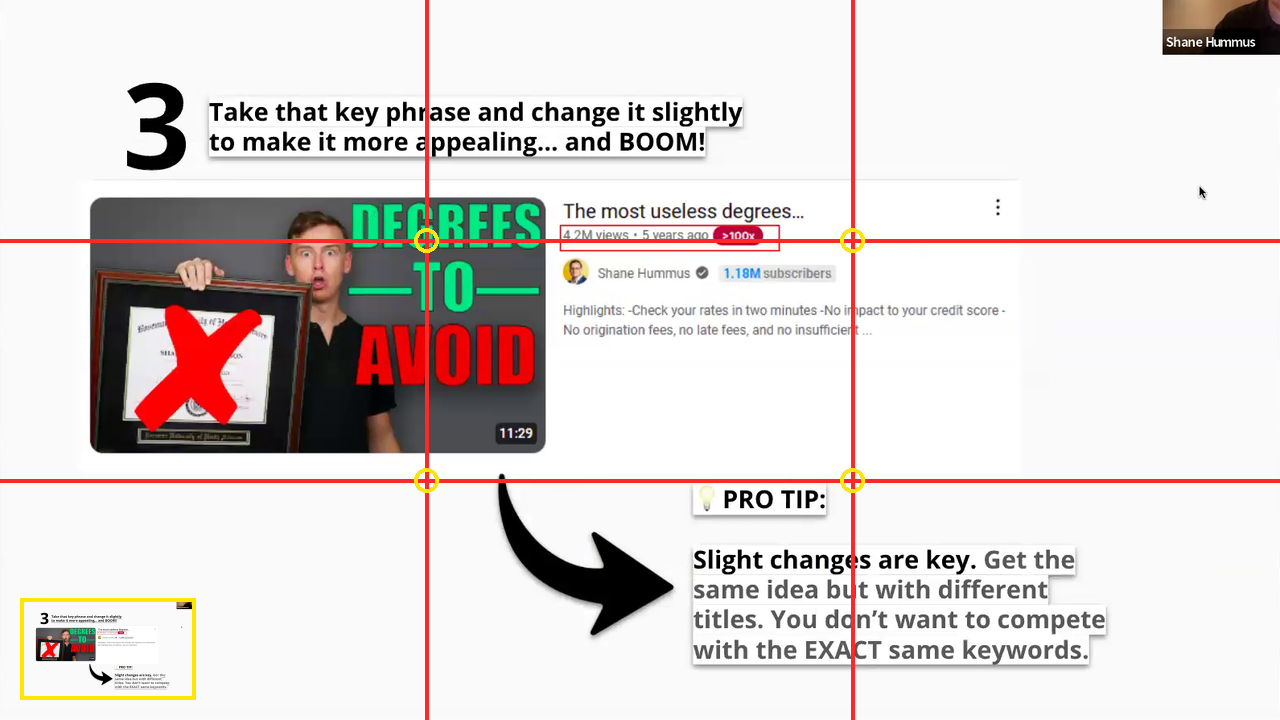
#> input picture cge_engine/sample_thumbnail_audit.png, 1280 x 720 px
$ python thumbnail_analyzer.py -i sample_thumbnail_audit.png
#> lines starting #> are read from the running program, lines starting #| are printed output that depends on the picture
#!/usr/bin/env python3
"""
CGE Thumbnail Analyzer & Visual Rule-of-Thirds Inspector
========================================================
Reverse-engineered & 10x upgraded local computer-vision implementation of:
- Shane Hummus's `Thumbnail Analyzer by Content Growth Engine` GPT
- `High-converting Thumbnail Toolkit™` (`slide_133` - `slide_134`):
  1. Rule of Thirds Grid Alignment (Right 1/3 Face/Eyes Anchor vs Left 2/3 Prop/Text Zone)
  2. Visual Clutter & Edge Density Score (Penalizes >3 competing visual clusters)
  3. High-Contrast & Color Pop Score (Luminance standard deviation + HSV saturation)
  4. Mobile Feed Squint Test (`168x94px` legibility survival score)
  5. Title-to-Thumbnail Text Redundancy Check (Ensures thumbnail complements rather than repeats title)
  6. Generates an annotated `*_audit_overlay.png` with red 3x3 Rule-of-Thirds grid lines & focal zone heat scores.

Usage:
  python cge_engine/thumbnail_analyzer.py --image "slides/slide_133_01-45-26.png" --title "10 Most Worthless College Majors" --thumb-text "DEGREES TO AVOID"
"""

import argparse
import json
import os
import re
import sys
from typing import Dict, Any, Set

if os.path.exists(r"H:\TTS\venv\Lib\site-packages"):
    sys.path.insert(0, r"H:\TTS\venv\Lib\site-packages")

import numpy as np
from PIL import Image, ImageDraw, ImageFilter


STOPWORDS: Set[str] = {
    "the", "a", "an", "to", "in", "on", "of", "for", "and", "or", "with", "by", "at", "from", "is", "are", "this", "that"
}


def tokenize_words(text: str) -> Set[str]:
    words = re.findall(r"[a-zA-Z0-9$]+", text.lower())
    return {w for w in words if w not in STOPWORDS and len(w) > 1}


def analyze_thumbnail(
    image_path: str,
    video_title: str = "",
    thumb_text: str = "",
    output_overlay_path: str = "",
) -> Dict[str, Any]:
#> called with image_path = 'sample_thumbnail_audit.png', video_title = '', thumb_text = '', output_overlay_path = ''
    img = Image.open(image_path).convert("RGB")
#> img is the input picture: PIL image 1280x720 RGB; mean R, G, B 222.2, 215.3, 213.6
    # Standardize to 1280x720 (16:9 YouTube aspect ratio) for analysis
    img_720 = img.resize((1280, 720), Image.Resampling.LANCZOS)
    arr = np.asarray(img_720, dtype=np.float32) / 255.0

    # 1. Luminance & Contrast Score (20 pts)
    lum = 0.299 * arr[:, :, 0] + 0.587 * arr[:, :, 1] + 0.114 * arr[:, :, 2]
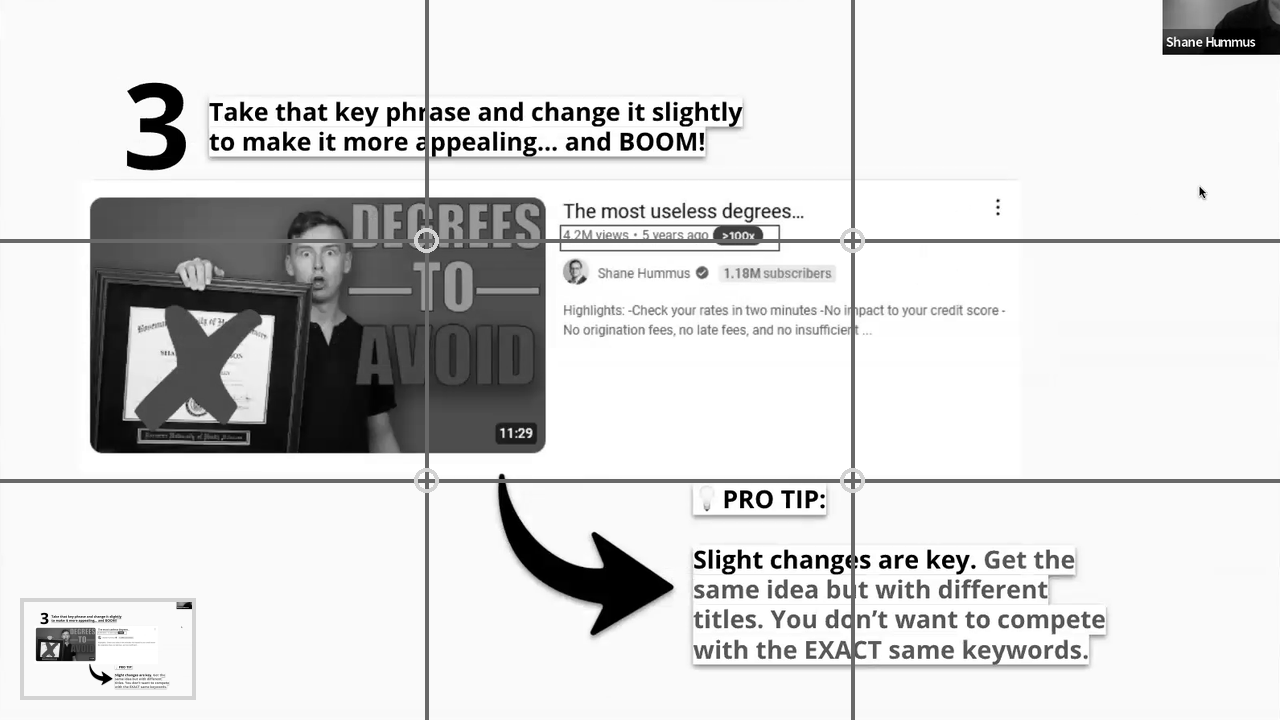
#> lum: shape (720, 1280) float32; min 0, max 1, mean 0.852
    contrast_std = float(np.std(lum))
#> contrast_std = 0.28
    p95_p05 = float(np.percentile(lum, 95) - np.percentile(lum, 5))
#> p95_p05 = 0.849
    # Ideal std is >= 0.26, dynamic range >= 0.70
    contrast_score = min(20.0, round((contrast_std / 0.28) * 12.0 + (p95_p05 / 0.75) * 8.0, 1))
#> contrast_score = 20

    # 2. Color Saturation Pop (15 pts)
    max_c = np.max(arr, axis=2)
    min_c = np.min(arr, axis=2)
    delta = max_c - min_c
    sat = np.where(max_c > 1e-5, delta / np.maximum(max_c, 1e-5), 0.0)
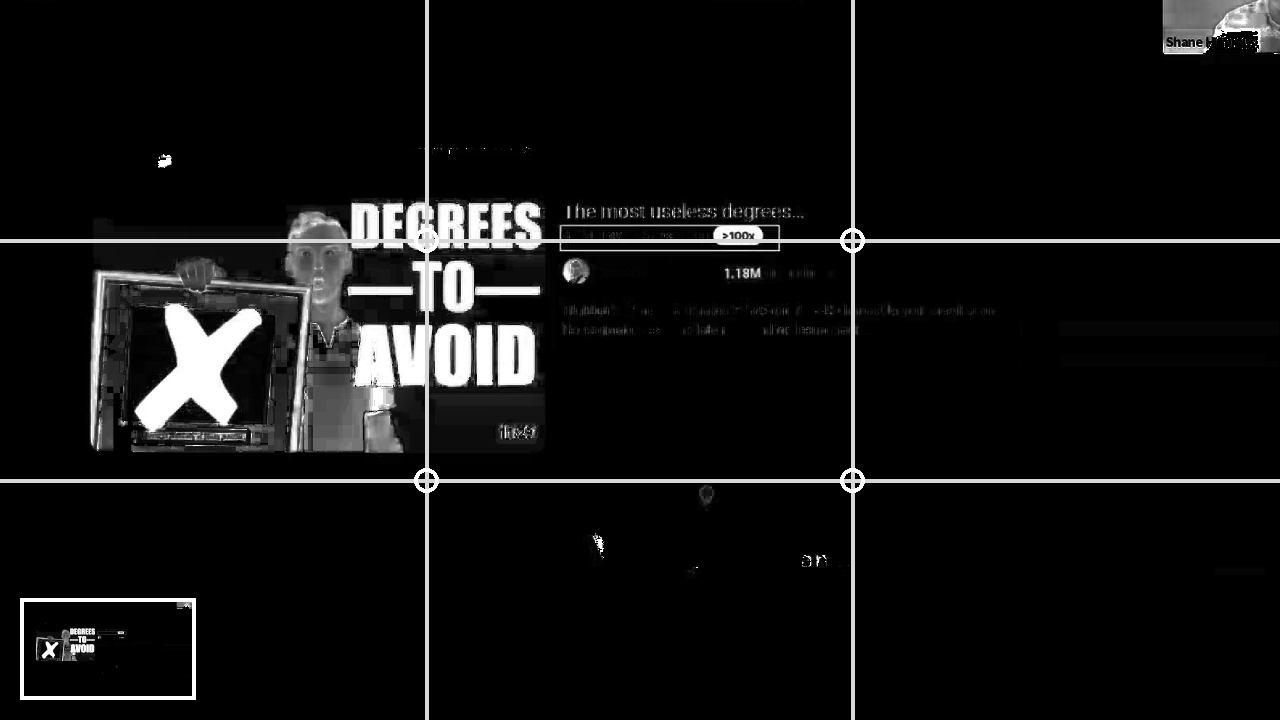
#> sat: shape (720, 1280) float32; min 0, max 1, mean 0.0682
    mean_sat = float(np.mean(sat))
#> mean_sat = 0.0682
    p90_sat = float(np.percentile(sat, 90))
#> p90_sat = 0.13
    saturation_score = min(15.0, round((mean_sat / 0.35) * 8.0 + (p90_sat / 0.80) * 7.0, 1))
#> saturation_score = 2.7

    # 3. Edge Density / Visual Clutter Check & Rule-of-Thirds Asymmetry (25 pts)
    gx = np.abs(np.diff(lum, axis=1, prepend=lum[:, :1]))
    gy = np.abs(np.diff(lum, axis=0, prepend=lum[:1, :]))
    edges = np.hypot(gx, gy)
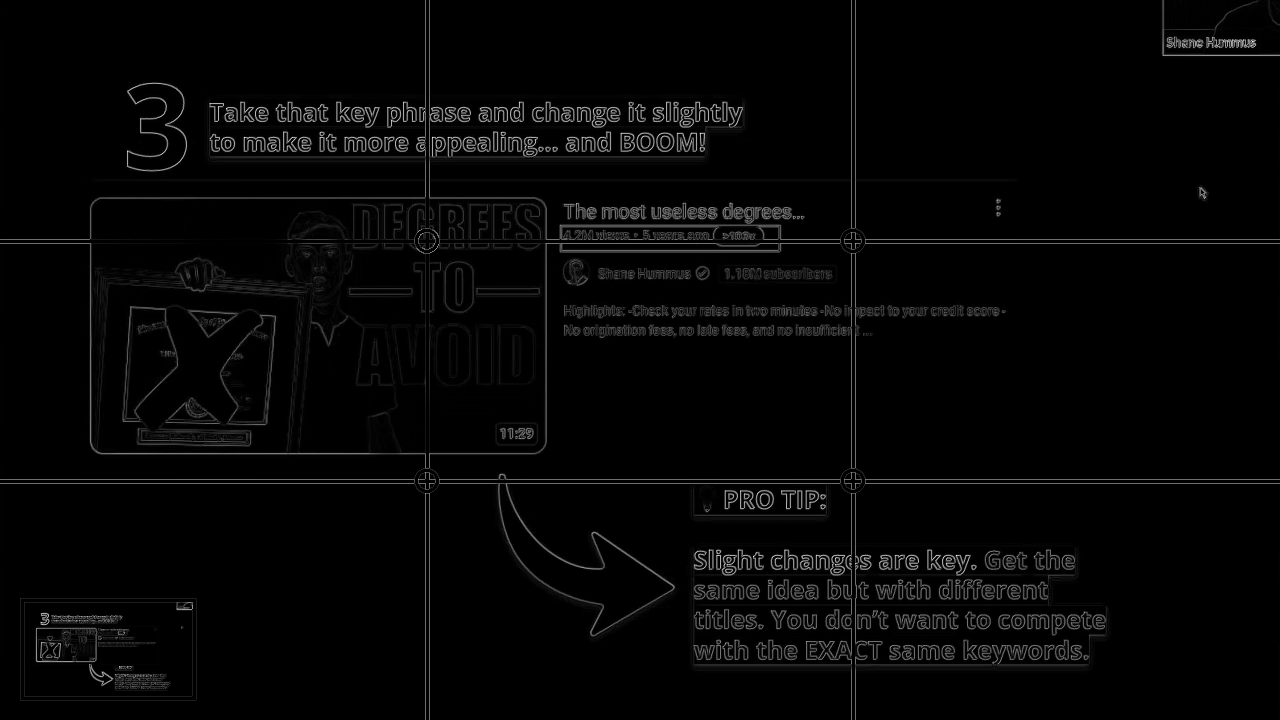
#> edges: shape (720, 1280) float32; min 0, max 1.31, mean 0.0294; drawn with min black and max white
    edge_mean = float(np.mean(edges))
#> edge_mean = 0.0294

    # Divide into 3x3 Rule-of-Thirds Grid
    h, w = lum.shape
#> h = 720; w = 1280
    h3, w3 = h // 3, w // 3
#> h3 = 240; w3 = 426
    grid_energy = np.zeros((3, 3), dtype=np.float32)
    for r in range(3):
        for c in range(3):
            patch = edges[r * h3 : (r + 1) * h3, c * w3 : (c + 1) * w3]
            grid_energy[r, c] = float(np.mean(patch))
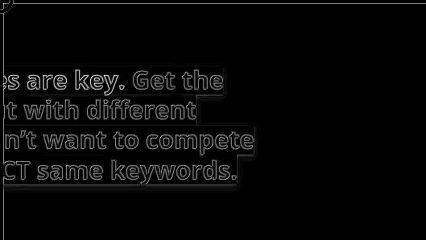
#> patch: shape (240, 426) float32; min 0, max 1.18, mean 0.0364; drawn with min black and max white
#> after the loop, grid_energy = [[0.0329, 0.0544, 0.0108], [0.031, 0.0332, 0.00903], [0.0149, 0.0426, 0.0364]]

    right_third_energy = float(np.mean(grid_energy[:, 2]))
#> right_third_energy = 0.0187
    left_two_thirds_energy = float(np.mean(grid_energy[:, :2]))
#> left_two_thirds_energy = 0.0348
    # Penalize extreme clutter (edge_mean > 0.085) or completely flat image (< 0.015)
    if 0.020 <= edge_mean <= 0.075:
        clutter_score = 15.0
    elif edge_mean > 0.075:
        clutter_score = max(4.0, round(15.0 - (edge_mean - 0.075) * 180.0, 1))
    else:
        clutter_score = max(5.0, round((edge_mean / 0.020) * 15.0, 1))

    # Rule-of-thirds focal balance (10 pts)
    focal_ratio = max(right_third_energy, left_two_thirds_energy) / max(
        min(right_third_energy, left_two_thirds_energy), 1e-4
    )
#> focal_ratio = 1.86
    thirds_score = min(10.0, round(10.0 if 1.05 <= focal_ratio <= 2.5 else 7.0, 1))
#> thirds_score = 10
    composition_score = round(clutter_score + thirds_score, 1)
#> composition_score = 25

    # 4. Mobile Squint Legibility Survival (`168x94px` downscale vs upscale loss) (20 pts)
    mobile_small = img_720.resize((168, 94), Image.Resampling.BOX)
    mobile_back = mobile_small.resize((1280, 720), Image.Resampling.BILINEAR)
    arr_back = np.asarray(mobile_back, dtype=np.float32) / 255.0
    lum_back = 0.299 * arr_back[:, :, 0] + 0.587 * arr_back[:, :, 1] + 0.114 * arr_back[:, :, 2]
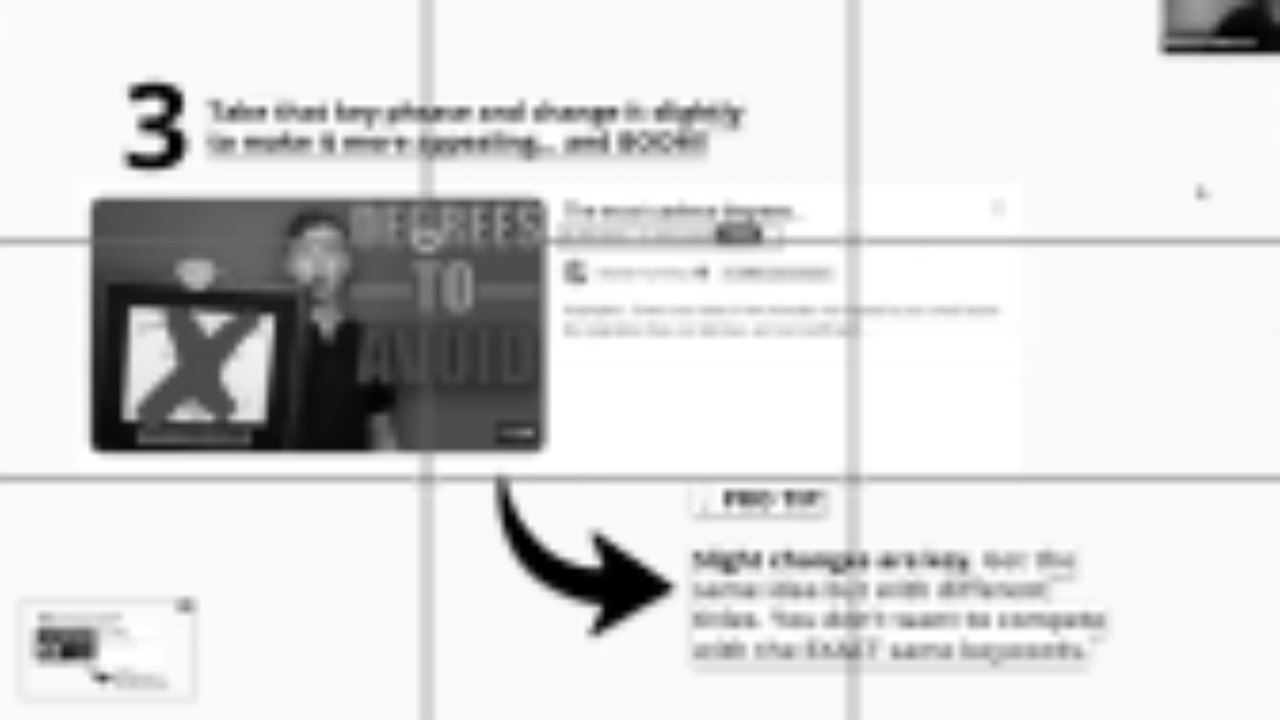
#> lum_back: shape (720, 1280) float32; min 0, max 1, mean 0.852
    # How much contrast survives at 168x94px?
    mobile_contrast_retention = float(np.std(lum_back)) / max(contrast_std, 1e-4)
#> mobile_contrast_retention = 0.879
    mobile_score = min(20.0, round(mobile_contrast_retention * 21.0, 1))
#> mobile_score = 18.5

    # 5. Text Economy & Title Synergy Check (20 pts)
    words_thumb = re.findall(r"\S+", thumb_text.strip()) if thumb_text.strip() else []
    word_count = len(words_thumb)
    if word_count == 0:
        text_len_score = 9.0  # Visual-only thumbnail is fine, or text not supplied
    elif 1 <= word_count <= 4:
        text_len_score = 10.0
    elif word_count <= 6:
        text_len_score = 6.0
    else:
        text_len_score = 2.0

    t_tokens = tokenize_words(video_title)
    th_tokens = tokenize_words(thumb_text)
    overlap = t_tokens.intersection(th_tokens)
    if not th_tokens or not t_tokens:
        synergy_score = 9.0
    elif len(overlap) == 0:
        synergy_score = 10.0  # 100% complementary!
    else:
        overlap_ratio = len(overlap) / max(len(th_tokens), 1)
        synergy_score = max(2.0, round(10.0 * (1.0 - overlap_ratio), 1))

    packaging_synergy_score = round(text_len_score + synergy_score, 1)
    total_score = round(
        contrast_score + saturation_score + composition_score + mobile_score + packaging_synergy_score, 1
    )
#> total_score = 84.2

    # Generate diagnostic recommendations
    recommendations = []
    if contrast_score < 14.0:
        recommendations.append(
            "Boost luminance contrast: darken the background slightly and add a subtle rim light or bright text pill so the subject pops."
        )
    if saturation_score < 10.0:
        recommendations.append(
            "Increase color saturation on your primary focal prop or corner text badge (use high-contrast neon green, red, or yellow)."
        )
    if clutter_score < 11.0:
        recommendations.append(
            "High visual clutter detected (>3 competing detail zones). Blur the background or remove secondary icons to obey Shane's <=3 Element Rule."
        )
    if word_count > 4:
        recommendations.append(
            f"Thumbnail text has {word_count} words ('{thumb_text}'). Cut to 2-4 bold words max for mobile legibility."
        )
    if overlap:
        recommendations.append(
            f"Title-Thumbnail Redundancy Warning: Words {sorted(list(overlap))} appear in BOTH the title and thumbnail. Change thumbnail text to create a Curiosity Gap."
        )
    recommendations.append(
        "Whites-of-the-Eyes Check: Verify the creator's head fills ~75-85% of the vertical height on the right Rule-of-Thirds line so the whites of the eyes are unmistakable at 168x94px."
    )

    # Render annotated Rule-of-Thirds overlay image if requested
    if not output_overlay_path:
        base, _ = os.path.splitext(image_path)
        output_overlay_path = f"{base}_cge_audit.png"

    overlay = img_720.copy()
    draw = ImageDraw.Draw(overlay)
    # Draw Rule of Thirds lines in bright red (matching Shane's Slide 133 guide)
    for idx in (1, 2):
        x = idx * w3
        y = idx * h3
        draw.line([(x, 0), (x, h)], fill=(255, 40, 40), width=4)
        draw.line([(0, y), (w, y)], fill=(255, 40, 40), width=4)

    # Draw intersection power points (Circles at the 4 Rule-of-Thirds intersections)
    for ix in (w3, 2 * w3):
        for iy in (h3, 2 * h3):
            r_pt = 12
            draw.ellipse([(ix - r_pt, iy - r_pt), (ix + r_pt, iy + r_pt)], outline=(255, 230, 0), width=4)

    # Paste actual 168x94 mobile preview in bottom-left corner with border
    border_w = 4
    preview_box = Image.new("RGB", (168 + 2 * border_w, 94 + 2 * border_w), (255, 230, 0))
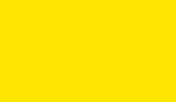
#> preview_box: PIL image 176x102 RGB; mean R, G, B 255, 230, 0
    preview_box.paste(mobile_small, (border_w, border_w))
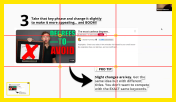
#> preview_box: PIL image 176x102 RGB; mean R, G, B 226.3, 217.3, 188.1
    overlay.paste(preview_box, (20, h - 94 - 28))
    overlay.save(output_overlay_path)

    return {
        "image_path": image_path,
        "audit_overlay_image": output_overlay_path,
        "video_title": video_title,
        "thumbnail_text": thumb_text,
        "total_score_out_of_100": total_score,
        "grade": "A+ (Viral Ready)" if total_score >= 88 else ("B+ (Solid, Minor Tweaks)" if total_score >= 76 else "C (Needs Rework Before Upload)"),
        "subscores": {
            "contrast_and_dynamic_range_20": contrast_score,
            "color_saturation_pop_15": saturation_score,
            "rule_of_thirds_and_clutter_25": composition_score,
            "mobile_168x94_squint_survival_20": mobile_score,
            "text_economy_and_title_synergy_20": packaging_synergy_score,
        },
        "metrics": {
            "luminance_std": round(contrast_std, 3),
            "dynamic_range_p95_p05": round(p95_p05, 3),
            "mean_saturation": round(mean_sat, 3),
            "edge_clutter_index": round(edge_mean, 4),
            "mobile_contrast_retention": round(mobile_contrast_retention, 3),
            "thumbnail_word_count": word_count,
            "redundant_title_words": sorted(list(overlap)),
        },
        "actionable_fixes": recommendations,
    }


def main():
    parser = argparse.ArgumentParser(description="CGE Computer-Vision Thumbnail Analyzer")
    parser.add_argument("--image", "-i", required=True, help="Path to thumbnail image")
    parser.add_argument("--title", "-t", default="", help="Proposed YouTube video title")
    parser.add_argument("--thumb-text", "-x", default="", help="Text written on the thumbnail")
    parser.add_argument("--output-overlay", "-o", default="", help="Output path for annotated Rule-of-Thirds image")
    args = parser.parse_args()

    result = analyze_thumbnail(
        image_path=args.image,
        video_title=args.title,
        thumb_text=args.thumb_text,
        output_overlay_path=args.output_overlay,
    )
#> result = 9 items
    print(json.dumps(result, indent=2))
#> (printed output is left out)


if __name__ == "__main__":
    main()
